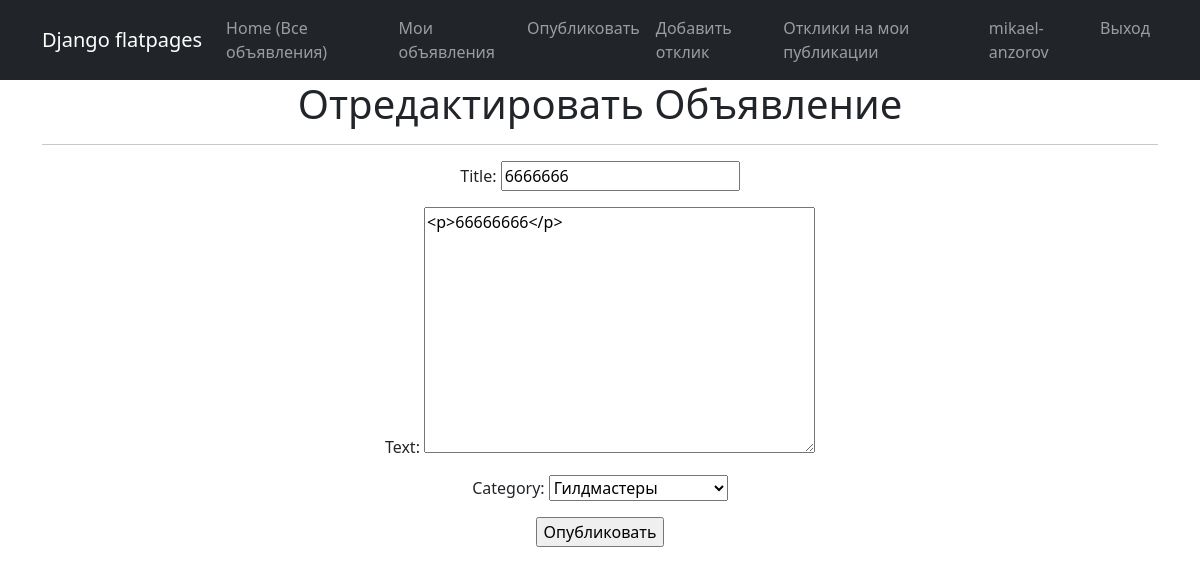
Before: /post/edit/3/ (signed in) with the older database file.
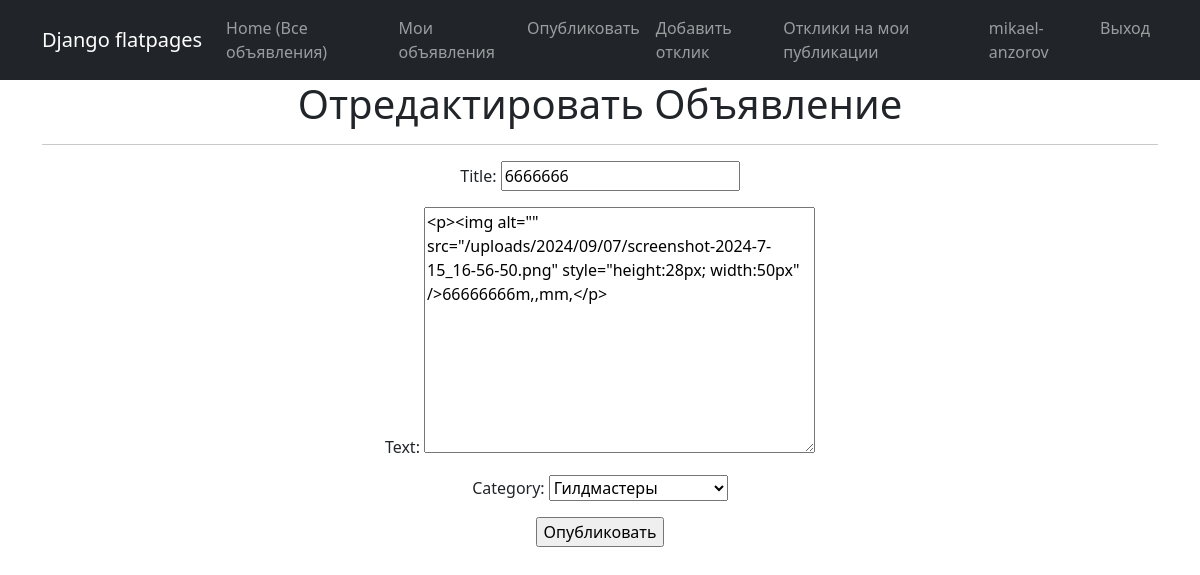
After: the same page with the newer database file.
### app_01/models.py (models this page shows, shortened)
class Post(models.Model):
    TYPE = (
        ('tank', 'Танки'),
        ('heal', 'Хилы'),
        ('dd', 'ДД'),
        ('buyers', 'Торговцы'),
        ('gildemaster', 'Гилдмастеры'),
        ('quest', 'Квестгиверы'),
        ('smith', 'Кузнецы'),
        ('tanner', 'Кожевники'),
        ('potion', 'Зельевары'),
        ('spellmaster', 'Мастер заклинаний'),
    )
    author = models.ForeignKey(User, on_delete=models.CASCADE)
    title = models.CharField(max_length=20)
    text = RichTextUploadingField(null=True, config_name='default',)
    category = models.CharField(max_length=20, choices=TYPE, default='tank')

### app_01/views.py (the view)
# urls.py: path('post/edit/<int:pk>/', PostUpdate.as_view(), name='post_edit'),
class PostUpdate(LoginRequiredMixin, UpdateView):
    form_class = PostForm
    model = Post
    template_name = 'post_edit.html'
    success_url = '/post/'

### app_01/forms.py
class PostForm(forms.ModelForm):
    class Meta:
        model = Post
        fields = ['title', 'text', 'category']

### templates/post_edit.html (shortened to what this page needs)
{% extends 'flatpages/default.html' %}
{% block content %}
{% load static %}
<h1>Отредактировать Объявление</h1>
<hr>
<form action="" method="post">
    {{ form.as_p }}
    <input type="submit" value="Опубликовать" />
</form>
{% endblock content %}

Changed rows visible on the page:
changed Post "Гилдмастеры": text "<p>66666666</p>" → "<p><img alt=\"\" src=\"/uploads/2024/09/07/screenshot-2024-7-15_16-56-50.png\" style=\"height:28px; width:50px\" />66666666m,,mm,</p>"
